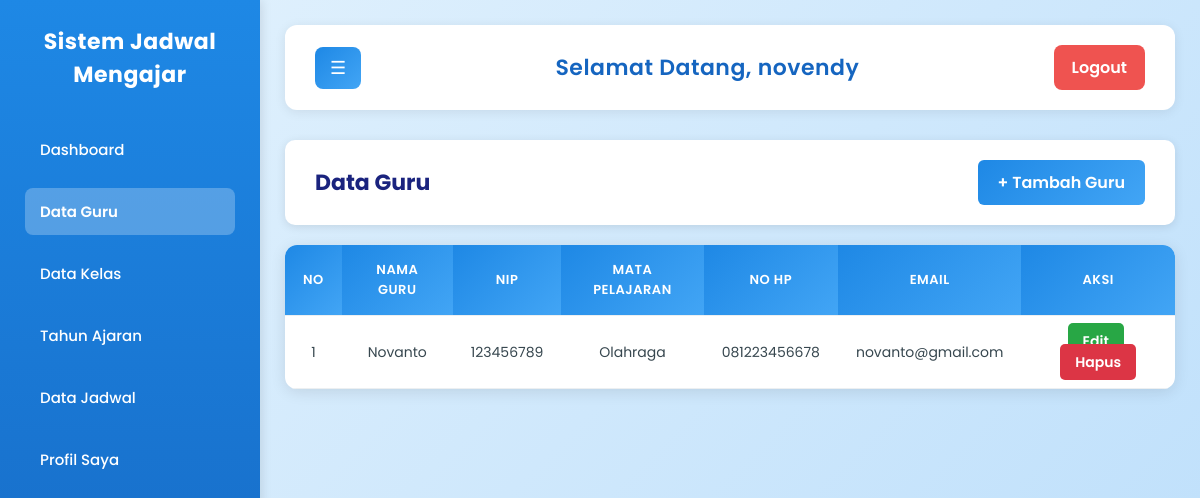
/pages/dashboard.php?page=data_guru (signed in), run on the app's committed database.
### tables this page shows
CREATE TABLE `guru` (
  `id` int(11) NOT NULL,
  `nama_guru` varchar(100) NOT NULL,
  `nip` varchar(50) DEFAULT NULL,
  `mapel` varchar(100) NOT NULL,
  `no_hp` varchar(20) DEFAULT NULL,
  `email` varchar(100) DEFAULT NULL
);

### pages/guru/data_guru.php (the view)
<?php
include '../config/database.php';
?>
<div class="data-section">
  <div class="data-header">
    <h2>Data Guru</h2>
    <a href="dashboard.php?page=tambah_guru" class="btn-tambah">+ Tambah Guru</a>
  </div>
  <table class="data-table">
    <thead>
      <tr>
        <th>No</th>
        <th>Nama Guru</th>
        <th>NIP</th>
        <th>Mata Pelajaran</th>
        <th>No HP</th>
        <th>Email</th>
        <th>Aksi</th>
      </tr>
    </thead>
    <tbody>
      <?php
      $no = 1;
      $query = mysqli_query($conn, "SELECT * FROM guru ORDER BY nama_guru ASC");
      if (mysqli_num_rows($query) > 0) {
        while ($row = mysqli_fetch_assoc($query)) {
          echo "
          <tr>
            <td>{$no}</td>
            <td>{$row['nama_guru']}</td>
            <td>{$row['nip']}</td>
            <td>{$row['mapel']}</td>
            <td>{$row['no_hp']}</td>
            <td>{$row['email']}</td>
            <td>
              <a href='dashboard.php?page=edit_guru&id={$row['id']}' class='btn-edit'>Edit</a>
              <a href='dashboard.php?page=data_guru&hapus=1&id={$row['id']}'
                 class='btn-delete'
                 onclick=\"return confirm('Yakin ingin menghapus data ini?')\">Hapus</a>
            </td>
          </tr>";
          $no++;
        }
      } else {
        echo "<tr><td colspan='10' style='text-align:center;'>Belum ada data guru</td></tr>";
      }
      ?>
    </tbody>
  </table>
</div>

### assets/css/dashboard.css (style rules this page uses)
* { margin: 0; padding: 0; box-sizing: border-box; }
body { font-family: 'Poppins', sans-serif; background: linear-gradient(135deg, #e3f2fd 0%, #bbdefb 100%); min-height: 100vh; display: flex; color: #2c3e50; }
.data-header { background: white; padding: 20px 30px; border-radius: 10px; box-shadow: 0 2px 10px rgba(0, 0, 0, 0.1); margin-bottom: 20px; display: flex; justify-content: space-between; align-items: center; }
.data-header h2 { color: #1a237e; font-size: 22px; font-weight: 700; }
.btn-tambah { background: linear-gradient(135deg, #1e88e5 0%, #42a5f5 100%); color: white; padding: 10px 20px; border-radius: 6px; text-decoration: none; font-weight: 600; transition: all 0.3s; }
.data-table { width: 100%; border-collapse: collapse; background: white; border-radius: 12px; overflow: hidden; box-shadow: 0 3px 15px rgba(0, 0, 0, 0.1); }
.data-table th, .data-table td { padding: 15px 18px; text-align: center; border-bottom: 1px solid #eceff1; }
.data-table th { background: linear-gradient(135deg, #1e88e5 0%, #42a5f5 100%); color: white; font-weight: 600; text-transform: uppercase; font-size: 13px; letter-spacing: 0.5px; }
.data-table td { font-size: 14px; color: #37474f; }
.btn-edit { background: #28a745; color: white; padding: 8px 15px; text-decoration: none; border-radius: 5px; font-weight: 600; transition: background 0.3s; font-size: 14px; margin-right: 5px; }
.btn-delete { background: #dc3545; color: white; padding: 8px 15px; text-decoration: none; border-radius: 5px; font-weight: 600; transition: background 0.3s; font-size: 14px; }

### data on the page
guru: nama_guru "Novanto", nip "123456789", mapel "Olahraga", no_hp "081223456678", email "novanto@gmail.com"

### other printed values
$_SESSION['user'] "novendy"
